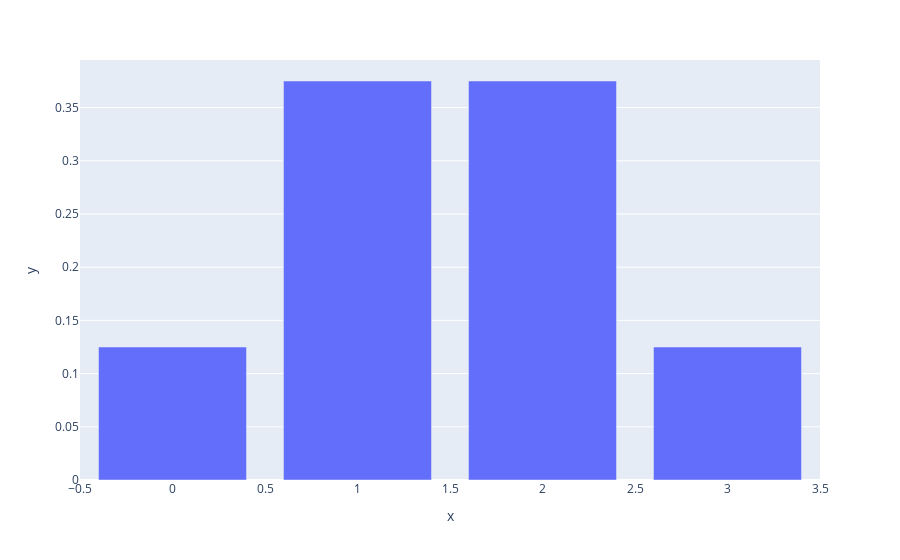

Notebook cell for this chart:
### Code cell
# finding the prob of all x values -Probability mass function
pmf=stats.binom.pmf(x,n,p)
print(pmf)
px.bar(x=x,y=pmf)

### Figure 1 — Plotly figure (JSON) as saved in the notebook; plotly's stock layout.template omitted (floating-point values rounded to 4 significant figures)
{"data": [{"alignmentgroup": "True", "hovertemplate": "x=%{x}<br>y=%{y}<extra></extra>", "legendgroup": "", "marker": {"color": "#636efa", "pattern": {"shape": ""}}, "name": "", "offsetgroup": "", "orientation": "v", "showlegend": false, "textposition": "auto", "type": "bar", "x": [0, 1, 2, 3], "xaxis": "x", "y": [0.125, 0.375, 0.375, 0.125], "yaxis": "y"}], "layout": {"autosize": true, "barmode": "relative", "legend": {"tracegroupgap": 0}, "margin": {"t": 60}, "xaxis": {"anchor": "y", "autorange": true, "domain": [0, 1], "range": [-0.5, 3.5], "title": {"text": "x"}, "type": "linear"}, "yaxis": {"anchor": "x", "autorange": true, "domain": [0, 1], "range": [0, 0.3947], "title": {"text": "y"}, "type": "linear"}}}
